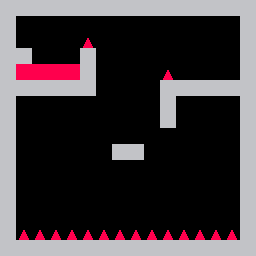

The image is a tile-based game level rendered from a .tmx file. Its description and complete source (layers, tilesets, objects, tile grids) follow:
An orthogonal 16x16 tile map with 16x16 px tiles, 1 tile layer (Tile Layer 1) and 5 objects (3x Exit, Treasure, Enemy).

<map version="1.0" orientation="orthogonal" renderorder="left-up" width="16" height="16" tilewidth="16" tileheight="16" nextobjectid="9">
 <tileset firstgid="1" source="Default.tsx" />
 <layer name="Tile Layer 1" width="16" height="16">
  <data encoding="csv">
5,5,5,5,5,5,5,5,5,5,5,5,5,5,5,5,
5,0,0,0,0,0,0,0,0,0,0,0,0,0,0,5,
5,0,0,0,0,11,0,0,0,0,0,0,0,0,0,5,
5,5,0,0,0,8,0,0,0,0,0,0,0,0,0,5,
5,9,9,9,9,8,0,0,0,0,11,0,0,0,0,5,
5,8,8,8,8,8,0,0,0,0,8,8,8,8,8,5,
5,0,0,0,0,0,0,0,0,0,8,0,0,0,0,5,
5,0,0,0,0,0,0,0,0,0,8,0,0,0,0,5,
5,0,0,0,0,0,0,0,0,0,0,0,0,0,0,5,
5,0,0,0,0,0,0,8,8,0,0,0,0,0,0,5,
5,0,0,0,0,0,0,0,0,0,0,0,0,0,0,5,
5,0,0,0,0,0,0,0,0,0,0,0,0,0,0,5,
5,0,0,0,0,0,0,0,0,0,0,0,0,0,0,5,
5,0,0,0,0,0,0,0,0,0,0,0,0,0,0,5,
5,11,11,11,11,11,11,11,11,11,11,11,11,11,11,5,
5,5,5,5,5,5,5,5,5,5,5,5,5,5,5,5
</data>
 </layer>
 <objectgroup name="Object Layer 1">
  <object id="1" name="Treasure" type="Treasure" x="16" y="32" width="16" height="16" />
  <object id="2" name="Enemy" type="Enemy" x="192" y="64" width="16" height="16" />
  <object id="3" name="Exit" type="Exit" x="0" y="96" width="16" height="128" />
  <object id="4" name="Exit" type="Exit" x="16" y="0" width="224" height="16" />
  <object id="7" name="Exit" type="Exit" x="240" y="96" width="16" height="128" />
 </objectgroup>
</map>
